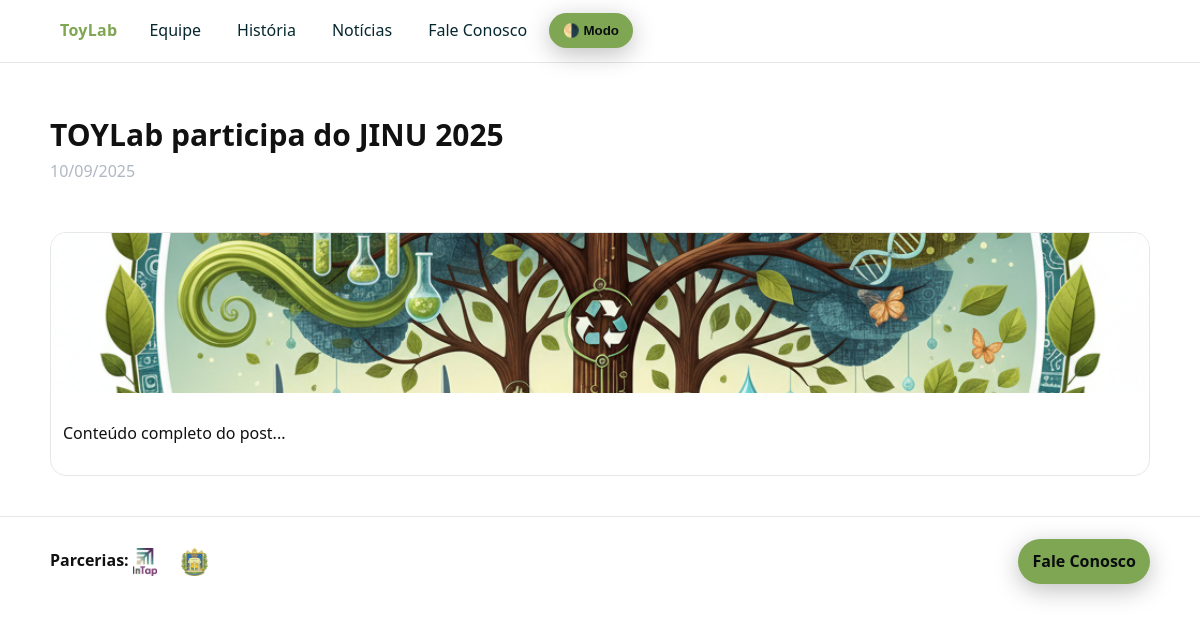
The page /noticia.php on the database its author committed.
### tables this page shows
CREATE TABLE IF NOT EXISTS posts (
  id INT AUTO_INCREMENT PRIMARY KEY,
  title VARCHAR(200) NOT NULL,
  slug VARCHAR(220) NOT NULL UNIQUE,
  excerpt VARCHAR(300) NULL,
  content MEDIUMTEXT NULL,
  cover_path VARCHAR(255) NOT NULL,
  published_at DATETIME NOT NULL,
  created_at DATETIME NOT NULL
);

CREATE TABLE IF NOT EXISTS partners (
  id INT AUTO_INCREMENT PRIMARY KEY,
  name VARCHAR(200) NOT NULL,
  logo_path VARCHAR(255) NOT NULL,
  url VARCHAR(255) NOT NULL,
  created_at DATETIME NOT NULL
);

### config/config.php (called while the page is built, shortened)
<?php
function db(): PDO {
    static $pdo;
    if (!$pdo) {
        $dsn = 'mysql:host=' . DB_HOST . ';dbname=' . DB_NAME . ';charset=utf8mb4';
        $options = [
            PDO::ATTR_ERRMODE            => PDO::ERRMODE_EXCEPTION,
            PDO::ATTR_DEFAULT_FETCH_MODE => PDO::FETCH_ASSOC,
            PDO::ATTR_EMULATE_PREPARES   => false,
        ];
        $pdo = new PDO($dsn, DB_USER, DB_PASS, $options);
    }
    return $pdo;
}
function e(?string $str): string {
    return htmlspecialchars((string)$str, ENT_QUOTES | ENT_SUBSTITUTE, 'UTF-8');
}
function base_url_root(): string {
    return BASE_URL;
}
function base_url(string $path = ''): string {
    return base_url_root() . ($path ? '/' . ltrim($path, '/') : '');
}
if (!function_exists('media_fs')) {
    function media_fs(string $path): string {
        $rel = ltrim($path, '/');
        if (preg_match('~(public/.*)$~', $rel, $m)) {
            $rel = $m[1];
        } elseif (preg_match('~(uploads/.*)$~', $rel, $m)) {
            $rel = 'public/' . $m[1];
        } elseif (!str_starts_with($rel, 'public/')) {
            $rel = 'public/' . $rel;
        }
        return BASE_PATH . '/' . $rel;
    }
}
if (!function_exists('media_url')) {
    function media_url(string $path): string {
        $rel = ltrim($path, '/');
        if (preg_match('~(public/.*)$~', $rel, $m)) {
            $rel = $m[1];
        } elseif (preg_match('~(uploads/.*)$~', $rel, $m)) {
            $rel = 'public/' . $m[1];
        } elseif (!str_starts_with($rel, 'public/')) {
            $rel = 'public/' . $rel;
        }
        return base_url($rel);
    }
}

### config/functions.php (called while the page is built, shortened)
<?php
require_once __DIR__ . '/config.php';
function q(string $sql, array $params = []): PDOStatement {
    $stmt = db()->prepare($sql);
    $stmt->execute($params);
    return $stmt;
}
function fetch_all(string $sql, array $params = []): array {
    return q($sql, $params)->fetchAll(PDO::FETCH_ASSOC);
}
function fetch_one(string $sql, array $params = []): ?array {
    $row = q($sql, $params)->fetch(PDO::FETCH_ASSOC);
    return $row === false ? null : $row;
}

### noticia.php (the view, shortened to what this page needs)
<?php
require_once __DIR__ . '/config/config.php';
require_once __DIR__ . '/config/functions.php';
require_once __DIR__ . '/templates/header.php';
$id = max(1, (int)($_GET['id'] ?? 0));
$p = fetch_one("SELECT * FROM posts WHERE id=?", [$id]);
$rel = $p['cover_path'] ?: 'img/news-placeholder.png';
$src = is_file(media_fs($rel)) ? media_url($rel) : asset('img/news-placeholder.png');
?>
<section class="hero">
  <div>
    <h1><?= e($p['title']) ?></h1>
    <p class="muted"><?= e(date('d/m/Y', strtotime($p['published_at'] ?? $p['created_at'] ?? now()))) ?></p>
  </div>
</section>
<section class="grid">
  <article class="card" style="grid-column:1/-1;">
    <img src="<?= e($src) ?>" alt="<?= e($p['title']) ?>"
         style="width:100%;max-height:420px;object-fit:cover;display:block;">
    <div class="pad">
      <p><?= nl2br(e($p['content'])) ?></p>
    </div>
  </article>
</section>
<?php require_once __DIR__ . '/templates/footer.php'; ?>

### templates/footer.php (shortened to what this page needs)
</main>
<footer class="footer">
  <div class="wrap">
    <div>
      <strong>Parcerias:</strong>
      <?php foreach (fetch_all("SELECT * FROM partners ORDER BY id DESC LIMIT 6") as $p): ?>
        <a href="<?= e($p['url']) ?>" target="_blank" rel="noopener" aria-label="Parceiro: <?= e($p['name']) ?>">
          <img src="<?= e('/toylab/' . $p['logo_path']) ?>" alt="<?= e($p['name']) ?>" style="height:28px; vertical-align:middle; margin-right:8px;">
        </a>
      <?php endforeach; ?>
    </div>
    <div>
      <a class="btn" href="<?= e(base_url('contato.php')) ?>">Fale Conosco</a>
    </div>
  </div>
</footer>
</body>
</html>

### public/css/styles.css (style rules this page uses)
:root { --bg: #0b0d0f; --bg-soft: #12161a; --text: #e4e8ee; --muted: #aeb7c3; --brand: #7fa652; --brand-2: #06272e; --card: #101418; --card-border: #1e242b; --focus: #ffd166; --danger: #e74c3c; --ok: #2ecc71; --radius: 16px; --shadow: 0 6px 24px rgba(0,0,0,.25); --transition: .2s ease; }
html { color-scheme: dark light; }
html, body { margin:0; padding:0; }
body { font: 400 16px/1.6 system-ui, -apple-system, Segoe UI, Roboto, Ubuntu, Cantarell, Noto Sans, Arial, "Apple Color Emoji","Segoe UI Emoji"; background:#ffffff; color:#111; }
a { color: var(--brand-2); text-decoration: none; }
.btn { display:inline-flex; align-items:center; gap:8px; background: var(--brand); color:#0a0d0f; border:none; padding:10px 14px; border-radius: 999px; cursor:pointer; font-weight:600; box-shadow: var(--shadow); transition: transform var(--transition), background var(--transition); }
.hero { max-width:1100px; margin: 24px auto; padding: 24px 16px; display:grid; gap:16px; grid-template-columns: 1.2fr .8fr; align-items:center; }
.hero h1 { margin:0; font-size: clamp(1.6rem, 2.5vw, 2.2rem); }
.hero p { margin:0; color: var(--muted); }
.grid { max-width:1100px; margin: 18px auto; padding: 0 16px; display:grid; gap:16px; grid-template-columns: repeat(auto-fill, minmax(240px,1fr)); }
.card { background: #fff; border:1px solid #e7e7e7; border-radius: var(--radius); overflow: hidden; transition: transform .15s ease, box-shadow .15s ease; }
.card img { width:100%; height: 160px; object-fit: cover; display:block; }
.card .pad { padding:12px; }
.footer { margin-top: 40px; border-top:1px solid #e7e7e7; }
.footer .wrap { max-width:1100px; margin:0 auto; padding:22px 16px; display:grid; gap:8px; grid-template-columns: 1fr auto; align-items:center; }
:root { --header-h: 56px; }
a.btn, button.btn { display:inline-flex; width:auto; white-space:nowrap; }

### rows shown on the page
posts: title "TOYLab participa do JINU 2025", cover_path (picture), content "Conteúdo completo do post..."
partners: logo_path (picture)
partners: logo_path (picture)
